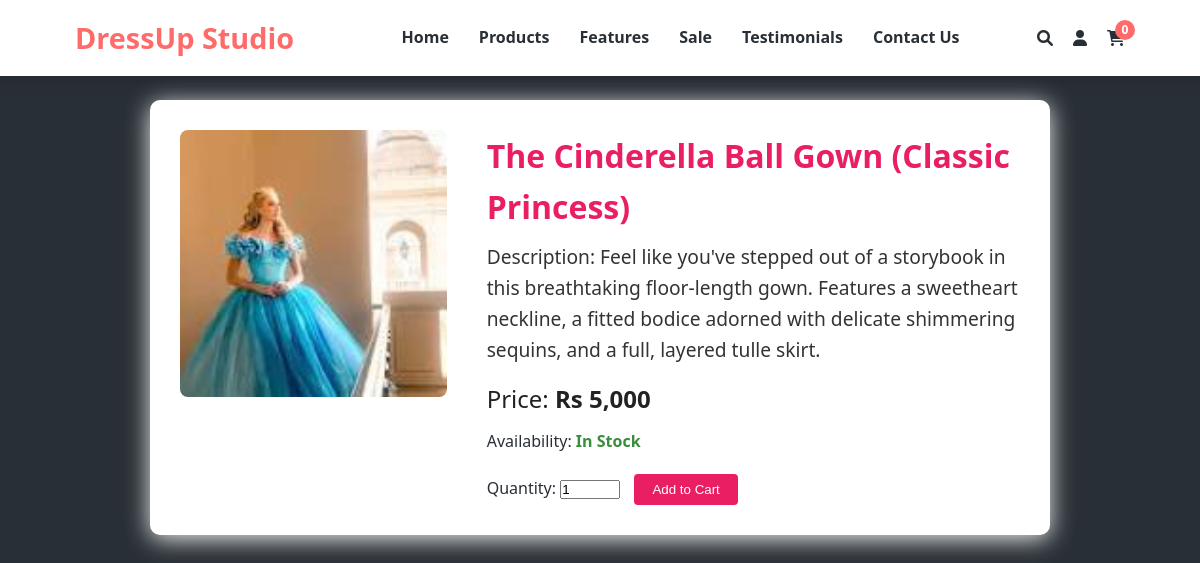
The app's page /product.php?id=3 with its own data.
### tables this page shows
CREATE TABLE `products` (
  `id` int(11) NOT NULL,
  `name` varchar(100) NOT NULL,
  `stock` int(11) NOT NULL,
  `image` varchar(255) DEFAULT NULL,
  `price` decimal(10,2) DEFAULT NULL,
  `description` text DEFAULT NULL,
  `category_id` int(11) NOT NULL,
  `subcategory_id` int(11) DEFAULT NULL
);

### product.php (the view, shortened to what this page needs)
<?php
include 'connection.php';
$id = isset($_GET['id']) ? intval($_GET['id']) : 0;
$stmt = $conn->prepare("SELECT * FROM products WHERE id = ?");
$stmt->bind_param("i", $id);
$stmt->execute();
$result = $stmt->get_result();
$product = $result->fetch_assoc();
?>
<!DOCTYPE html>
<html lang="en">
<head>
    <link rel="stylesheet" href="index.css">
    <link rel="stylesheet" href="https://cdnjs.cloudflare.com/ajax/libs/font-awesome/6.0.0-beta3/css/all.min.css">
</head>
<body>
    <header>
        <div class="container">
            <div class="logo">
                <h1>DressUp Studio</h1>
            </div>
            <nav>
                <ul>
                    <li><a href="index.php">Home</a></li>
                    <li><a href="index.php#products">Products</a></li>
                    <li><a href="index.php#features">Features</a></li>
                    <li><a href="index.php#sale">Sale</a></li>
                    <li><a href="index.php#testimonials">Testimonials</a></li>
                    <li><a href="index.php#contact">Contact Us</a></li>
                </ul>
            </nav>
            <div class="header-icons">
                <a href="search page.html" class="fas fa-search"></a>
                <?php
                if (isset($_SESSION['user_name'])) {
                    $alpha = strtoupper(substr($_SESSION['user_name'], 0, 1));
                    echo "<div class='user-alpha' onclick=\"window.location.href='customer_dashboard.php'\">$alpha</div>";
                } else {
                    echo "<a href='signup.php' class='fas fa-user'></a>";
                }
                ?>
                <a href="cart.php" class="fas fa-shopping-cart"></a>
                <span id="cart-count" class="cart-count">
                    <?php
                    $cartQty = 0;
                    echo $cartQty;
                    ?>
                </span>
            </div>
        </div>
    </header>
    <main style="max-width: 900px; margin: 100px auto; background: #fff; padding: 30px; border-radius: 10px; box-shadow: 0 4px 24px #eee;">
        <div style="display: flex; gap: 40px; align-items: flex-start;">
            <div style="flex: 1;">
                <img src="<?php echo htmlspecialchars($product['image']); ?>" alt="<?php echo htmlspecialchars($product['name']); ?>" style="width: 100%; max-width: 350px; border-radius: 8px;">
            </div>
            <div style="flex: 2;">
                <h2 style="font-size: 2rem; color: #e91e63; margin-bottom: 10px;"> <?php echo htmlspecialchars($product['name']); ?> </h2>
                <p style="font-size: 1.2rem; color: #333; margin-bottom: 15px;"> <?php echo nl2br(htmlspecialchars($product['description'])); ?> </p>
                <div style="font-size: 1.5rem; color: #222; margin-bottom: 10px;">Price: <b>Rs <?php echo number_format($product['price']); ?></b></div>
                <div style="margin-bottom: 15px;">
                    Availability: <span style="color: <?php echo $product['stock'] > 0 ? '#388e3c' : '#b71c1c'; ?>; font-weight: bold;">
                        <?php echo $product['stock'] > 0 ? 'In Stock' : 'Out of Stock'; ?>
                    </span>
                </div>
                <?php if ($product['stock'] > 0): ?>
                    <form action="add_to_cart.php" method="POST" style="margin-top: 20px;">
                        <label for="quantity">Quantity:</label>
                        <input type="number" id="quantity" name="quantity" value="1" min="1" max="<?php echo $product['stock']; ?>" style="width: 60px;">
                        <button type="submit" style="background: #e91e63; color: #fff; border: none; padding: 8px 18px; border-radius: 4px; margin-left: 10px; cursor: pointer;">Add to Cart</button>
                    </form>
                <?php else: ?>
                    <div style="color: #b71c1c; font-weight: bold;">This product is currently out of stock.</div>
                <?php endif; ?>
            </div>
        </div>
    </main>
</body>
</html>

### index.css (style rules this page uses)
:root { --primary-color: #ff6b6b; --secondary-color: #4ecdc4; --dark-color: #292f36; --light-color: #f7fff7; --accent-color: #ff9f1c; --gray-color: #6c757d; --white-color: #ffffff; --black-color: #000000; --box-shadow: 0 5px 15px rgba(0, 0, 0, 0.1); --transition: all 0.3s ease; }
* { margin: 0; padding: 0; box-sizing: border-box; }
body { font-family: 'Segoe UI', Tahoma, Geneva, Verdana, sans-serif; line-height: 1.6; color: var(--dark-color); background-color: var(--dark-color); }
a { text-decoration: none; color: inherit; }
ul { list-style: none; }
img { max-width: 100%; height: auto; }
.container { width: 90%; max-width: 1200px; margin: 0 auto; padding: 0 15px; }
header { background-color: var(--white-color); box-shadow: var(--box-shadow); position: fixed; width: 100%; top: 0; z-index: 1000; padding: 15px 0; }
header .container { display: flex; justify-content: space-between; align-items: center; }
.logo h1 { font-size: 1.8rem; color: var(--primary-color); font-weight: 700; }
nav ul { display: flex; }
nav ul li { margin-left: 30px; }
nav ul li a { font-weight: 600; transition: var(--transition); position: relative; }
nav ul li a::after { content: ''; position: absolute; width: 0; height: 2px; background-color: var(--primary-color); bottom: -5px; left: 0; transition: var(--transition); }
.header-icons { display: flex; align-items: center; gap: 20px; position: relative; }
.cart-count { position: absolute; top: -10px; right: -10px; background-color: var(--primary-color); color: var(--white-color); border-radius: 50%; width: 20px; height: 20px; display: flex; justify-content: center; align-items: center; font-size: 12px; font-weight: bold; }

### records on screen
products: image (picture), name "The Cinderella Ball Gown (Classic Princess)", description "Description: Feel like you've stepped out of a storybook in this breathtaking floor-length gown. Features a sweetheart neckline, a fitted bodice adorned with delicate shimmering sequins, and a full, layered tulle skirt.", price "5,000"

### other values on screen
$cartQty "0"
